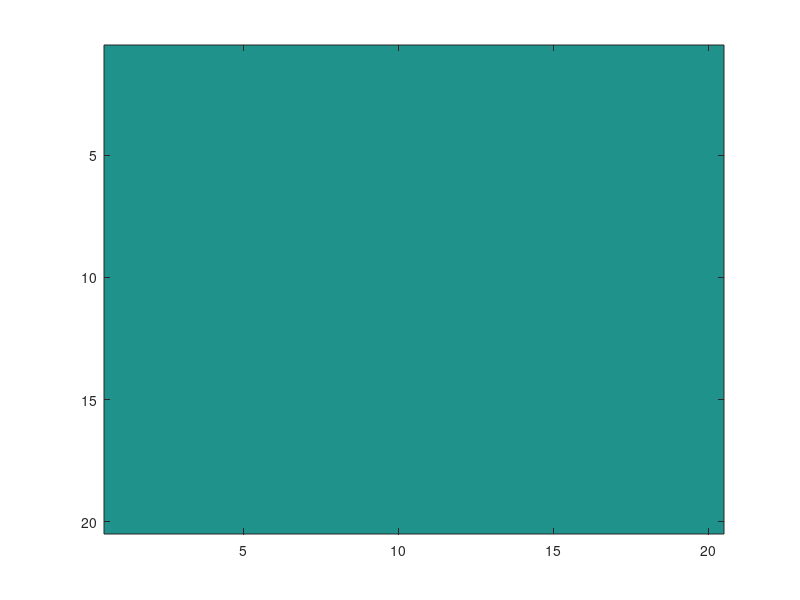

MATLAB code to generate this figure: (Note: this script raises an error after producing the figure.)
alive = [];
board = zeros(20);

disp (board)

figure();
imagesc(board);

finishedSetup = false;
while ~finishedSetup
    [col, row] = getClickPosition();
    if (col == 0 || row == 0)
        finishedSetup = true;
        return
    end
end

